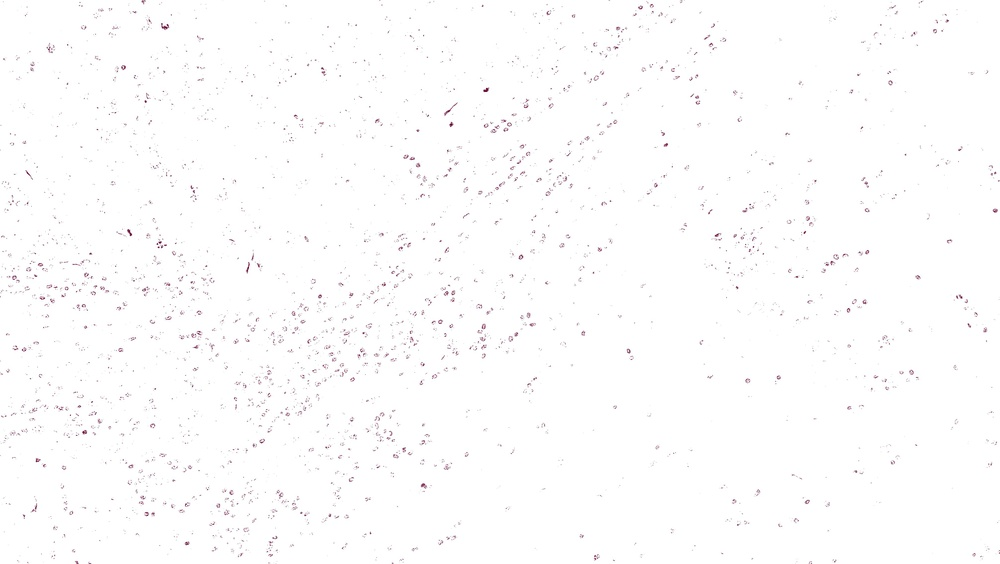
#> input picture Digital_segmentation_BRCA_547_Capstone/Pipeline_test_4_10_22/Pipeline_test_2/Individual_Clusters/19/4/0.jpg, 1000 x 564 px, shrunk from 4026 x 2269 before the run, given in place of test_2.tif, which was not available
$ jupyter execute TIL_Pipeline_2.ipynb   (shell and % lines are left out)   (text cells are left out)
#> lines starting #> are read from the running program, lines starting #| are printed output that depends on the picture; pictures that were not available may be replaced by others from this repository, and a replacement may not be noted
[cell 1]
# Libraries

import os
import cv2
import numpy as np
import pandas as pd
from tqdm import tqdm
import matplotlib as mpl
import matplotlib.pyplot as plt

[cell 2]
# Setting Parameters for Matplotlib

mpl.rcParams['lines.linewidth'] = 2
mpl.rcParams['figure.figsize'] = (8, 6)
mpl.rcParams['font.size'] = 15

[cell 3]
# Defining colors for clustering

colors = [np.array([204, 0, 0]), np.array([204, 204, 0]), np.array([0, 204, 0]),
          np.array([0, 153, 153]), np.array([102, 0, 204]), np.array([102, 0, 51]),
         np.array([51, 153, 255])]

[cell 4]
# Importing .tif file

img = cv2.imread('test_2.tif')
#> img is the input picture: shape (564, 1000, 3); mean B, G, R 253.1, 252.8, 253.2

[cell 5]
# Defining a path for individual cluster analysis

individual_path = "/Users/yanyaohan/Desktop/Pipeline_test_2/Individual_Clusters/"

[cell 6]
# Defining a model for a required number of clusters

# Three outputs
#compact = compactness (sum of squared of distances)
#labels = required labels
#center = center of each cluster (represents the color profile)

def cluster_model(cluster_num, img=img):
#> called with cluster_num = 19
    img2 = img.reshape((-1, 3))
    img2 = np.float32(img2)

    # We define criteria based on epsilon and number of iterations i.e. whichever is achieved first
    criteria = (cv2.TERM_CRITERIA_EPS + cv2.TermCriteria_MAX_ITER, 10, 0.1)
    # Number of clusters
    k = cluster_num
    # Number of attempts (no. of times algo is executed using different labellings)
    attempts = 10

    compact, label, center = cv2.kmeans(img2, k, None, criteria, attempts, cv2.KMEANS_RANDOM_CENTERS)
#> compact = 2850924.8; center = 19 rows, first 8: [69.61, 54.06, 91.09], [193.2, 188.9, 198.2], [224, 214.3, 235.7], [209, 200.5, 219.2], [243.2, 241.3, 245.1], [159.3, 153.1, 166.9], [232.3, 225.9, 239.7], [178.6, 173.8, 184.4]

    return compact, label, center

[cell 7]
# Lets do it for 19 clusters right now

compact_19, label_19, center_19 = cluster_model(19)
#> compact_19 = 2850924.8; center_19 has the same summary as center in cluster_model

[cell 8]
# Visualizing each individual cluster

def single_cluster_extraction(cluster_num, tot_clust,
                              center, label):

    new_center = np.zeros(center.shape)

    for i in range(len(center)):
        if i == cluster_num:
            col = np.random.randint(0, 6)
            new_center[i] = colors[col]
        else:
            new_center[i] = np.array([255, 255, 255])

    new_center = np.uint8(new_center)
    df = pd.DataFrame(label)
    df[0] = df[0].apply(lambda x: cluster_num if x==cluster_num else cluster_num-1)
    lab_new = np.array(df)
    new_res = new_center[lab_new.flatten()]
    new_res = new_res.reshape((img.shape))
    plt.imsave(individual_path + str(tot_clust) +
               "/Clusters/" + str(cluster_num) +
               ".jpg", new_res)

    return None

[cell 9]
# Extracting total number of individual clusters:

tot_cluster = 19

for clust_num in tqdm(range(tot_cluster)):
    single_cluster_extraction(clust_num, tot_cluster,
                             center_19, label_19)
#> this loop made 19 passes
#> pass 1, in single_cluster_extraction, `new_res = new_res.reshape((img.shape))`:
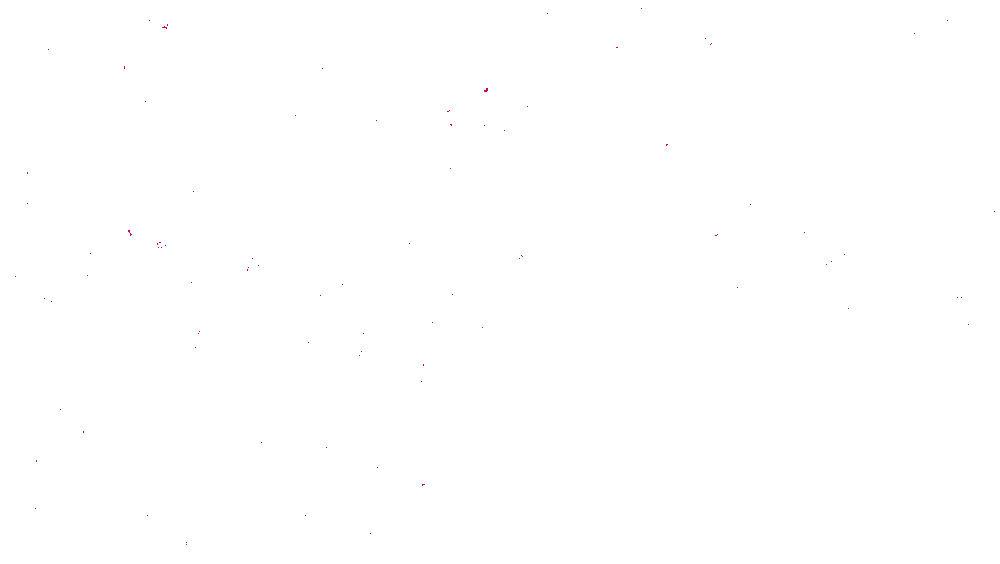
#> new_res: shape (564, 1000, 3); mean B, G, R 255, 254.9, 255
#> pass 2, in single_cluster_extraction (call 2), `plt.imsave(individual_path + str(tot_clust) + "/Clusters/" + str(clust..`:
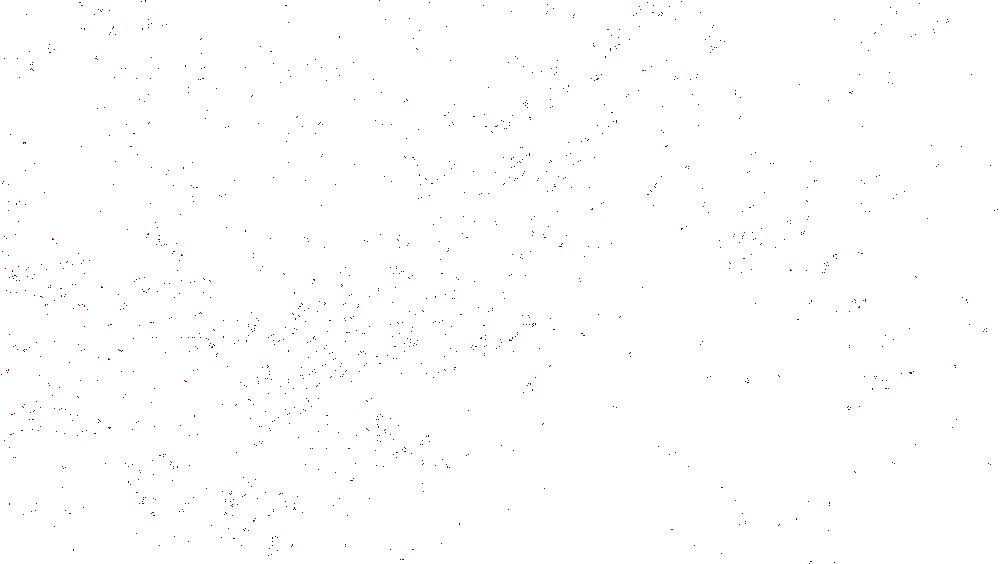
#> saved as 1.jpg: shape (564, 1000, 3); mean R, G, B 254, 253.9, 254

[cell 10]
# Defining a cluster that extracts a specified cluster from the original image

def required_cluster(cluster_num,
                     tot_clust,
                     label):
#> called with cluster_num = 2, tot_clust = 19, label = array of shape (564000, 1)
    img_new = img.reshape((-1, 3))
    img_req = np.zeros(img_new.shape)

    for i in range(len(label)):
        if label[i] == cluster_num:
            img_req[i] = img_new[i]
        else:
            img_req[i] = np.array([255, 255, 255])

    plt.imsave(individual_path + str(tot_clust) + "/required_cluster.jpg",
               np.uint8(img_req.reshape(img.shape)))

    return None

[cell 11]
clust_num = 2
label = label_19

required_cluster(clust_num,
                 tot_cluster,
                 label_19)

[cell 12]
n_sub_clusters = 4
sub_img = cv2.imread(individual_path + str(tot_cluster) + "/required_cluster.jpg")

[cell 13]
# Defining a model for the required number of sub-clusters

compact, label, center = cluster_model(n_sub_clusters, img=sub_img)
#> compact = 1353432.5; center = [[245.4, 245.4, 245.4], [251.9, 251.9, 251.9], [230.4, 230.4, 230.4], [255.9, 255.9, 255.9]]

[cell 14]
def sub_clusters(n_cluster):

#> called with n_cluster = 4
    for cluster_num in tqdm(range(n_cluster)):
        new_center = np.zeros(center.shape)
        for i in range(len(center)):
            if i == cluster_num:
                col = np.random.randint(0, 6)
                new_center[i] = colors[col]
            else:
                new_center[i] = np.array([255, 255, 255])

        new_center = np.uint8(new_center)
        df = pd.DataFrame(label)
        df[0] = df[0].apply(lambda x: cluster_num if x==cluster_num else cluster_num-1)
        lab_new = np.array(df)
        new_res = new_center[lab_new.flatten()]
        new_res = new_res.reshape((img.shape))
        plt.imsave(individual_path + str(tot_cluster) + "/"
                   + str(n_cluster) + "/" + str(cluster_num) +
                   ".jpg", new_res)
#> this loop made 4 passes
#> pass 1, in sub_clusters, `plt.imsave(individual_path + str(tot_cluster) + "/" + str(n_cluster) +..`:
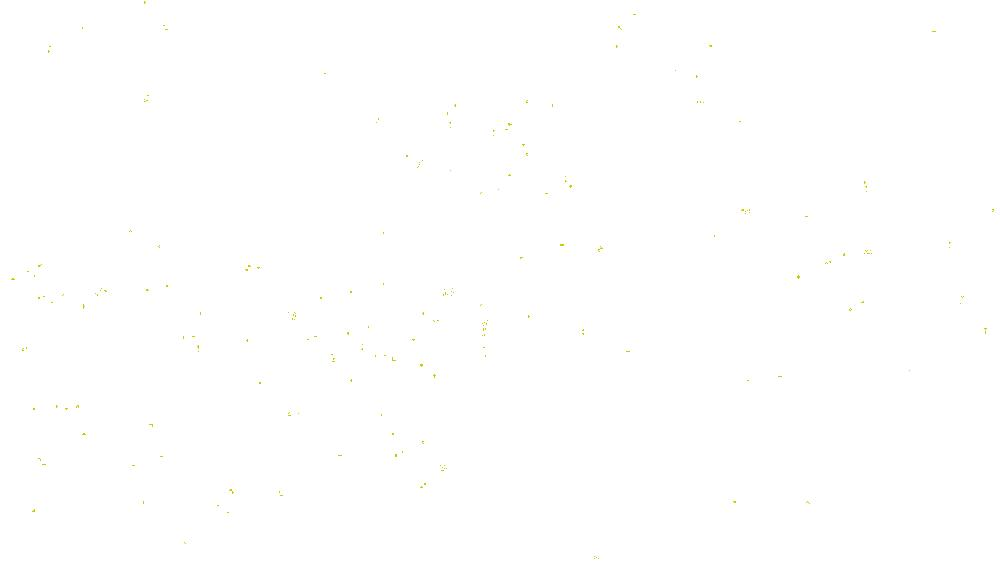
#> saved as 0.jpg: shape (564, 1000, 3); mean R, G, B 254.9, 254.9, 254.6
#> pass 2, in sub_clusters, `plt.imsave(individual_path + str(tot_cluster) + "/" + str(n_cluster) +..`:
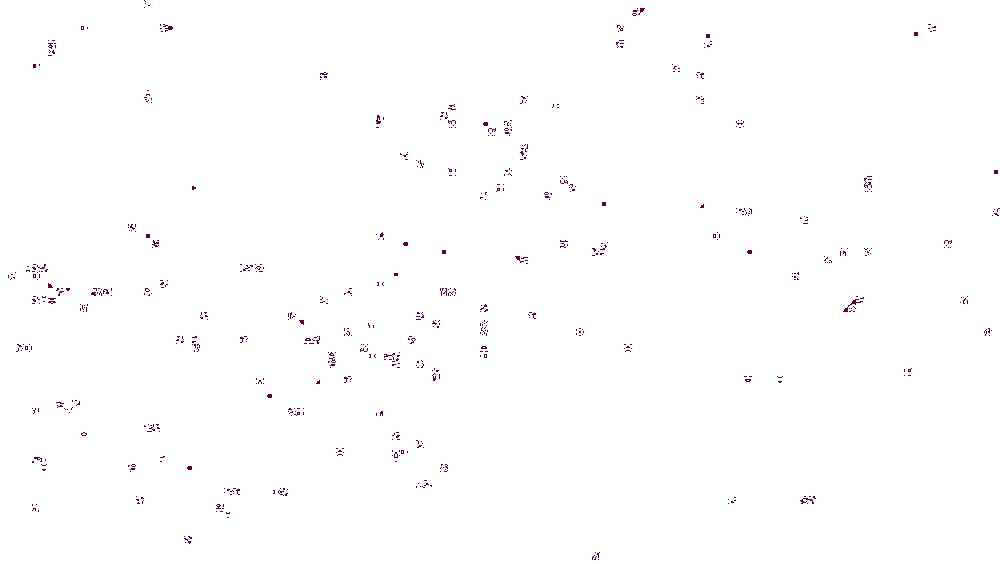
#> saved as 1.jpg: shape (564, 1000, 3); mean R, G, B 253.9, 253.6, 253.8

    return None

[cell 15]
sub_clusters(n_sub_clusters)

[cell 16]
# Merging 2 most Relevant Clusters

def merge_2_clusters(n_cluster, n1,
                     n2, img=sub_img):

#> called with n_cluster = 4, n1 = 0, n2 = 2
    img_new = img.reshape((-1, 3))
    img_req = np.zeros(img_new.shape)

    for i in tqdm(range(len(label))):
        if label[i] == n1:
            img_req[i] = colors[2]
        elif label[i] == n2:
            img_req[i] = colors[5]
        else:
            img_req[i] = np.array([255, 255, 255])

    plt.imsave(individual_path + str(tot_cluster) + "/"
               + str(n_cluster) + "/merged_image.jpg",
               np.uint8(img_req.reshape(img.shape)))

    return None

[cell 17]
merge_2_clusters(n_sub_clusters, 0, 2)

[cell 18]
mer_img = cv2.imread(individual_path + str(tot_cluster) + "/"
                     + str(n_sub_clusters) + "/merged_image.jpg")

overlay_img = cv2.addWeighted(img, 0.6, mer_img, 0.4, 0)

plt.imsave(individual_path + str(tot_cluster) + "/"
           + str(n_sub_clusters) + "/overlay_image.jpg",
           np.uint8(overlay_img.reshape(img.shape)))

$ run again, on Digital_segmentation_BRCA_547_Capstone/Pipeline_test_4_10_22/Pipeline_test_2/Individual_Clusters/19/4/1.jpg
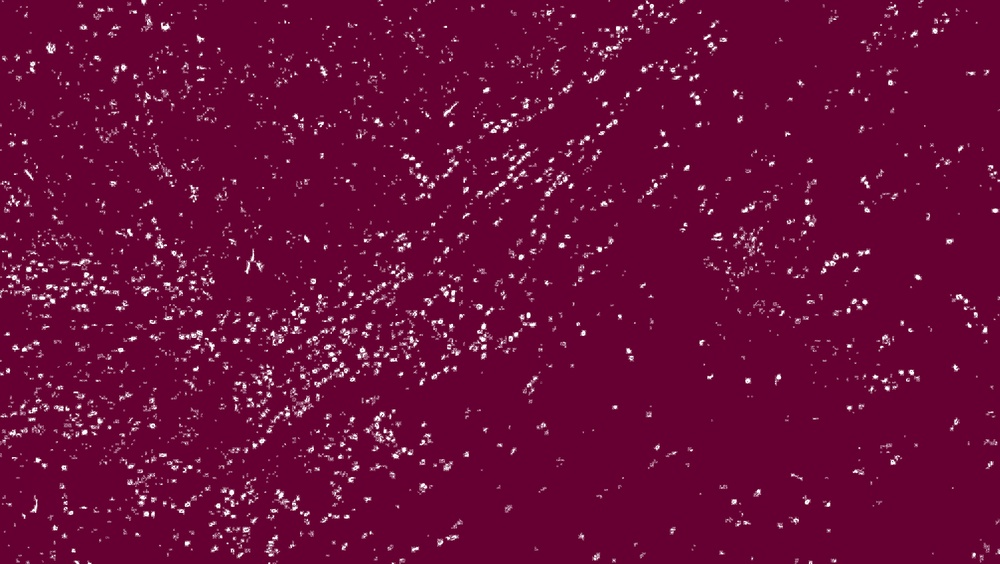
#> input picture Digital_segmentation_BRCA_547_Capstone/Pipeline_test_4_10_22/Pipeline_test_2/Individual_Clusters/19/4/1.jpg, 1000 x 564 px, shrunk from 4026 x 2269 before the run, given in place of test_2.tif, which was not available
#> img is the input picture: shape (564, 1000, 3); mean B, G, R 57.2, 9.6, 107.1
#> in cluster_model, `compact, label, center = cv2.kmeans(img2, k, None, criteria, attempts,..`: compact = 8970477.3; center = 19 rows, first 8: [200.7, 174, 225.3], [162, 126.9, 197.2], [59.55, 18.76, 103.3], [47.75, 0.676, 98.51], [153.4, 125.6, 180.1], [143.3, 104.7, 182.7], [81.34, 41.97, 123.1], [227.6, 203.1, 247.1]
#> compact_19 = 8970477.3; center_19 has the same summary as center in cluster_model
#> `compact, label, center = cluster_model(n_sub_clusters, img=sub_img)`: compact = 5386377.9; center = [[238.9, 237.1, 237.5], [248.6, 246.8, 247.2], [42.48, 38.68, 39.47], [255.7, 255.7, 255.8]]
#> the loop in sub_clusters, `for cluster_num in tqdm(range(n_cluster)):` made 4 passes
#> pass 1, in sub_clusters, `plt.imsave(individual_path + str(tot_cluster) + "/" + str(n_cluster) +..`:
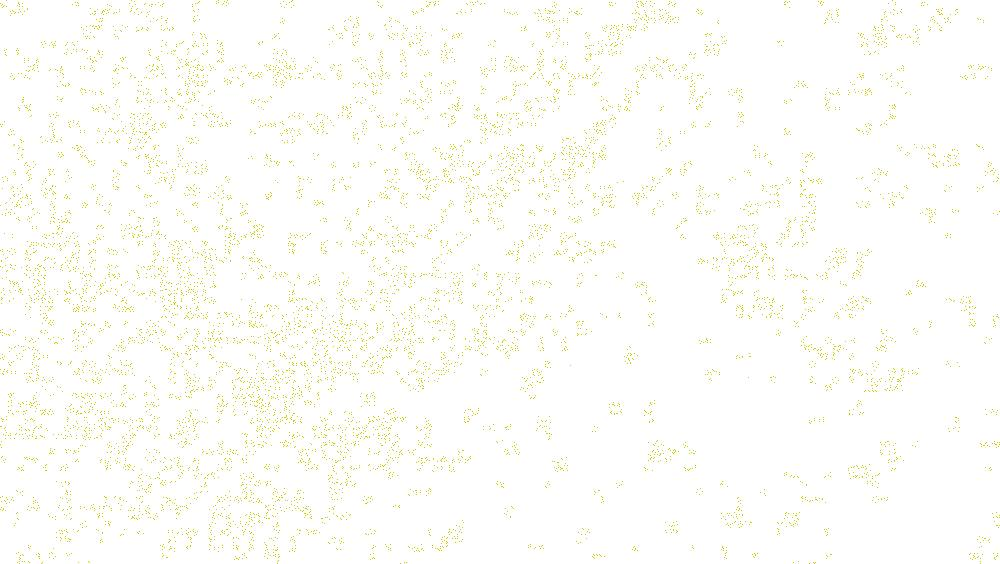
#> saved as 0.jpg: shape (564, 1000, 3); mean R, G, B 252.5, 252.5, 247.8
#> `plt.imsave(individual_path + str(tot_cluster) + "/" + str(n_sub_cluste..`:
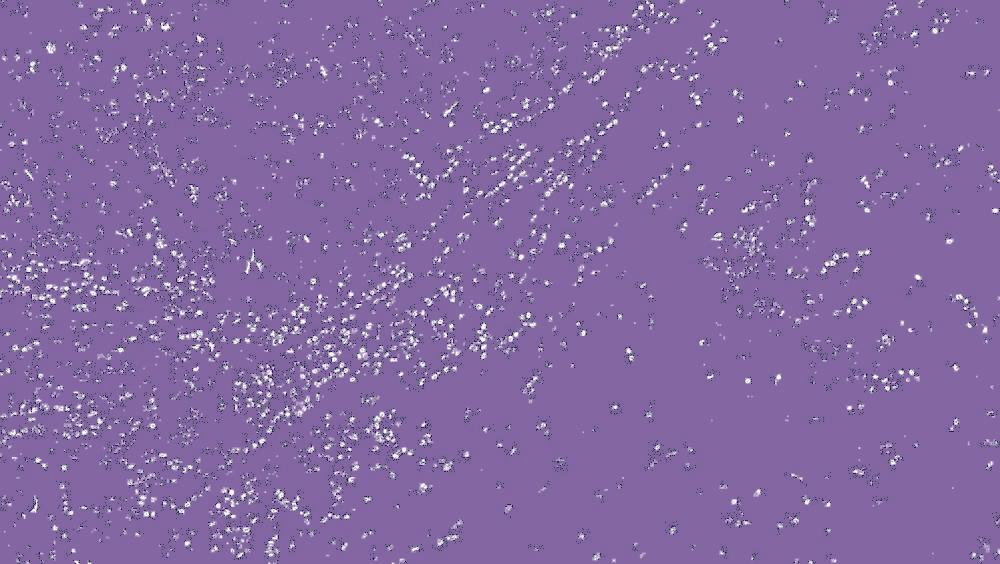
#> saved as overlay_image.jpg: shape (564, 1000, 3); mean R, G, B 132.8, 105.5, 162.3
